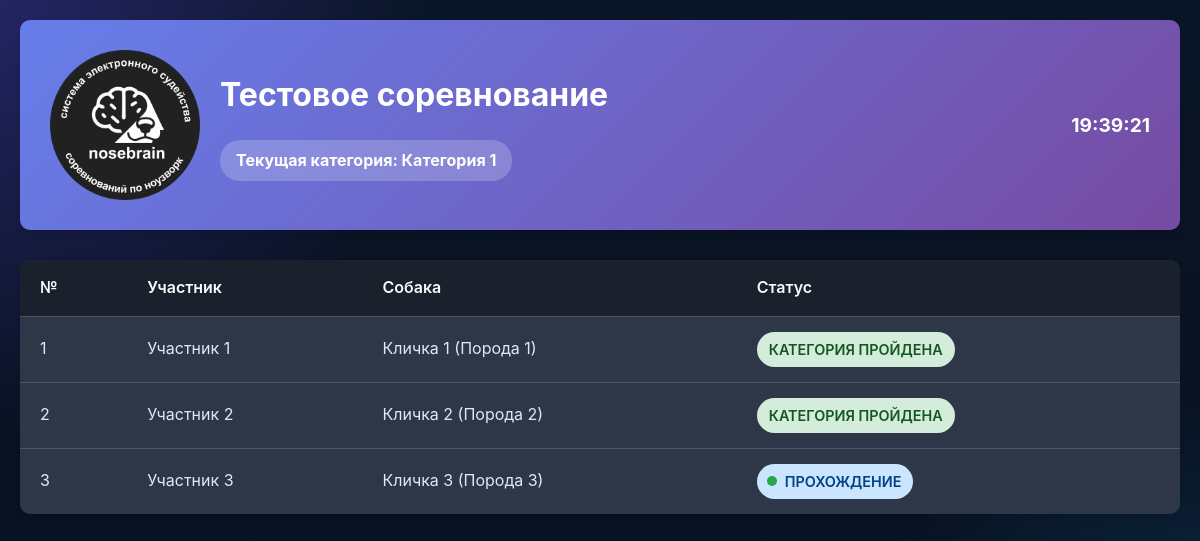
The page /dashboard.php (signed in) on the database as committed earlier.
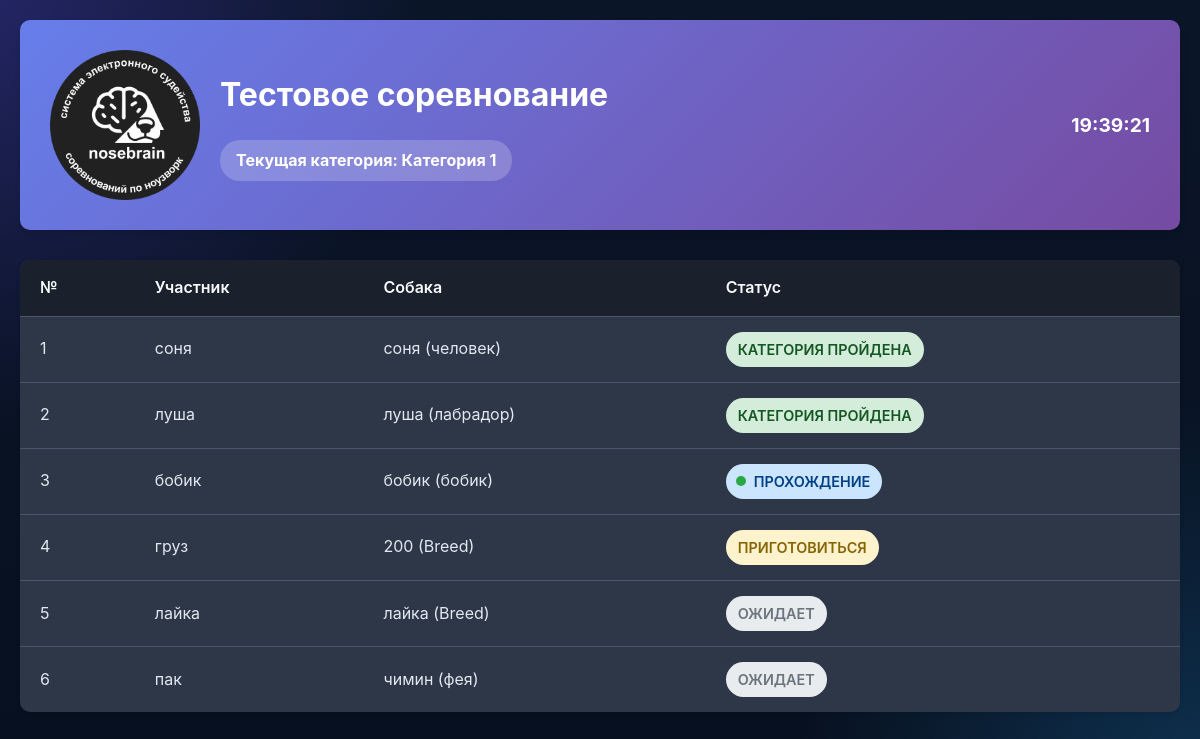
The same page on the database as committed later.
### tables this page shows
CREATE TABLE participants (
                id INTEGER PRIMARY KEY AUTOINCREMENT,
                name TEXT NOT NULL,
                breed TEXT,
                nickname TEXT,
                gender TEXT,
                birth_date TEXT,
                microchip_number TEXT,
                pedigree_number TEXT,
                qualification_book_number TEXT,
                instructor_name TEXT,
                created_by INTEGER,
                FOREIGN KEY (created_by) REFERENCES users(id)
            );

### dashboard.php (the view, shortened to what the changed rows need)
<?php
require_once __DIR__ . '/src/functions.php';
$dbManager = new DatabaseManager();
$service = new CompetitionService($dbManager);
$competitions = $service->getCompetitions();
$accessibleCompetitions = array_filter($competitions, function($competition) {
    return hasCompetitionAccess($competition->getId());
});
$selectedCompetitionId = filter_input(INPUT_GET, 'competition_id', FILTER_VALIDATE_INT);
if ($selectedCompetitionId === false || $selectedCompetitionId === null || !hasCompetitionAccess($selectedCompetitionId)) {
    $selectedCompetitionId = !empty($accessibleCompetitions) ? reset($accessibleCompetitions)->getId() : null;
}
$selectedCompetition = $selectedCompetitionId ? $service->getCompetitionById($selectedCompetitionId) : null;
$categories = $service->getCategoriesByCompetition($selectedCompetitionId);
$participants = $service->getParticipantsByCompetition($selectedCompetitionId);
$currentCategory = null;
foreach ($categories as $index => $category) {
    $allHaveResults = true;
    foreach ($participants as $participant) {
        $result = $service->getResultByParticipantAndCategory($category->getId(), $participant->getId());
        if ($result === null) {
            $allHaveResults = false;
            break;
        }
    }
    if (!$allHaveResults) {
        $currentCategory = $category;
        break;
    }
}
$participantStatuses = [];
if ($currentCategory !== null && !empty($participants)) {
    $resultsMap = [];
    foreach ($participants as $participant) {
        $result = $service->getResultByParticipantAndCategory($currentCategory->getId(), $participant->getId());
        $resultsMap[$participant->getId()] = $result;
    }
    $withoutResultIndices = [];
    for ($i = 0; $i < count($participants); $i++) {
        if ($resultsMap[$participants[$i]->getId()] === null) {
            $withoutResultIndices[] = $i;
        }
    }
    foreach ($participants as $index => $participant) {
        $participantId = $participant->getId();
        $hasResult = $resultsMap[$participantId] !== null;
        if ($hasResult) {
            $status = 'Категория пройдена';
        } elseif (empty($withoutResultIndices)) {
            $status = 'Ожидает';
        } elseif ($withoutResultIndices[0] === $index) {
            if ($index === 0 || ($index > 0 && $resultsMap[$participants[$index - 1]->getId()] !== null)) {
                $status = 'Прохождение';
            } else {
                $status = 'Приготовиться';
            }
        } elseif (count($withoutResultIndices) > 1 && $withoutResultIndices[1] === $index) {
            $status = 'Приготовиться';
        } else {
            $status = 'Ожидает';
        }
        $participantStatuses[$participantId] = [
            'participant' => $participant,
            'status' => $status,
            'hasResult' => $hasResult,
        ];
    }
}
?>
<!DOCTYPE html>
<html lang="ru">
<head>
    <link rel="stylesheet" href="style.css">
</head>
<body>
    <div class="dashboard-container">
        <div class="dashboard-header">
            <div class="dashboard-header-left">
                <div class="dashboard-info">
                    <h1><?= escape($selectedCompetition->getName()) ?></h1>
                </div>
            </div>
        </div>
        <?php if (empty($participants)): ?>
            <div class="no-participants">
                <h2>Участники не добавлены</h2>
                <p>В этом соревновании ещё нет участников.</p>
            </div>
        <?php else: ?>
            <table class="participants-table">
                <thead>
                    <tr>
                        <th>№</th>
                        <th>Участник</th>
                        <th>Собака</th>
                        <th>Статус</th>
                    </tr>
                </thead>
                <tbody>
                    <?php
                    $position = 1;
                    foreach ($participants as $participant):
                        $participantId = $participant->getId();
                        $statusInfo = $participantStatuses[$participantId] ?? ['status' => 'Ожидает', 'hasResult' => false];
                        $status = $statusInfo['status'];
                        $statusClass = 'status-waiting';
                        if ($status === 'Приготовиться') {
                            $statusClass = 'status-ready';
                        } elseif ($status === 'Прохождение') {
                            $statusClass = 'status-in-progress';
                        } elseif ($status === 'Категория пройдена') {
                            $statusClass = 'status-completed';
                        }
                        $dogBreed = $participant->getBreed();
                        if ($participant->getNickname() && $dogBreed) {
                            $dogDisplay = escape($participant->getNickname()) . ' (' . escape($dogBreed) . ')';
                        } elseif ($participant->getNickname()) {
                            $dogDisplay = escape($participant->getNickname());
                        } elseif ($dogBreed) {
                            $dogDisplay = escape($dogBreed);
                        } else {
                            $dogDisplay = '—';
                        }
                    ?>
                        <tr>
                            <td><?= $position++ ?></td>
                            <td><?= escape($participant->getName()) ?></td>
                            <td><?= $dogDisplay ?></td>
                            <td>
                                <span class="status-badge <?= $statusClass ?>">
                                    <?= escape($status) ?>
                                </span>
                            </td>
                        </tr>
                    <?php endforeach; ?>
                </tbody>
            </table>
        <?php endif; ?>
    </div>
</body>
</html>

Rows that differ between the two databases and show on the page:
changed participants: name "Участник 1" → "соня"; dogDisplay "Кличка 1 (Порода 1)" → "соня (человек)"
changed participants: name "Участник 2" → "луша"; dogDisplay "Кличка 2 (Порода 2)" → "луша (лабрадор)"
changed participants "ПРОХОЖДЕНИЕ": name "Участник 3" → "бобик"; dogDisplay "Кличка 3 (Порода 3)" → "бобик (бобик)"
now on this page (row edited): participants: name "груз", dogDisplay "200 (Breed)", id "ПРИГОТОВИТЬСЯ"
now on this page (row edited): participants: name "лайка", dogDisplay "лайка (Breed)", id "ОЖИДАЕТ"
now on this page (row edited): participants: name "пак", dogDisplay "чимин (фея)", id "ОЖИДАЕТ"
